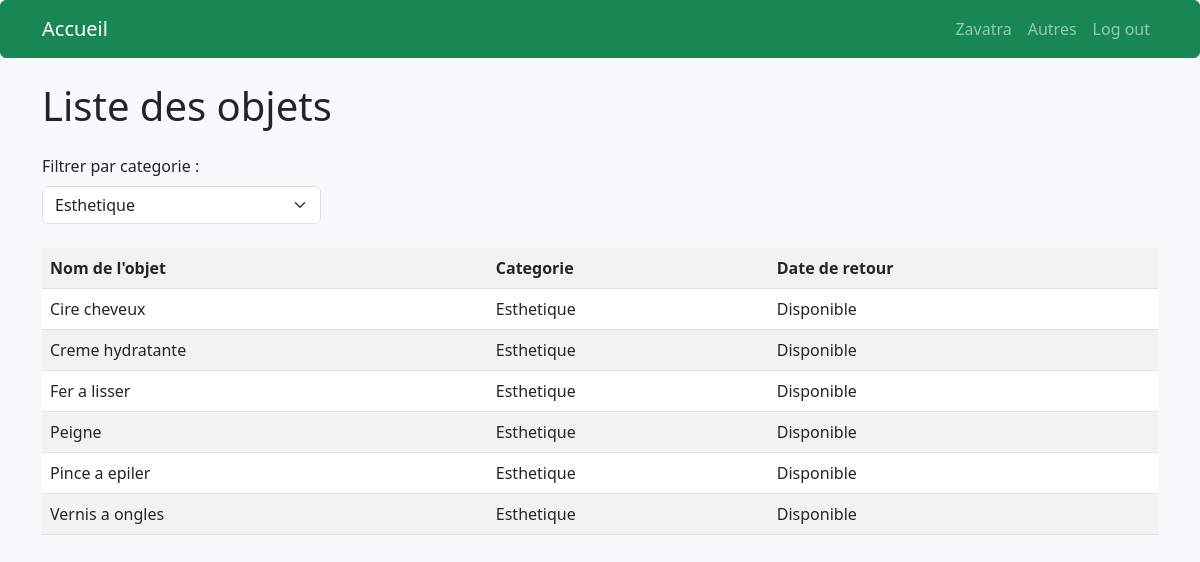
The page /pages/objet.php?categorie=1 on the database its author committed.
### tables this page shows
Create table Emprunter_objet (
    id_objet int auto_increment primary key,
    nom_objet VARCHAR(150) ,
    id_categorie int ,
    id_membre int ,
    FOREIGN KEY (id_categorie) REFERENCES Emprunter_categorie(id_categorie),
    FOREIGN KEY (id_membre) REFERENCES Emprunter_membre(id_membre)
);

Create table Emprunter_categorie (
    id_categorie int auto_increment primary key,
    nom_categorie VARCHAR(100)
);

### inc/connection.php (called while the page is built, shortened)
<?php
function dbconnect()
{
    static $connect = null;
    if ($connect === null) {
        $connect = mysqli_connect('localhost', 'root', '', 'db_s2_ETU004013');
        mysqli_set_charset($connect, 'utf8mb4');
    }
    return $connect;
}
?>

### inc/functions.php (called while the page is built, shortened)
<?php
require('connection.php');
function getAllCategories() {
    return mysqli_query(dbconnect(), "SELECT * FROM Emprunter_categorie
    ORDER BY nom_categorie");
}
function getAllObjets($id_categorie = 0) {
    $sql = "SELECT o.id_objet, o.nom_objet, c.nom_categorie, e.date_emprunt, e.date_retour
    FROM Emprunter_objet o JOIN Emprunter_categorie c ON o.id_categorie = c.id_categorie
    LEFT JOIN Emprunter_emprunt e ON o.id_objet = e.id_objet AND e.date_retour IS NULL";
    if ($id_categorie > 0) {
        $id_categorie = (int)$id_categorie;
        $sql .= " WHERE o.id_categorie = $id_categorie";
    }
    $sql .= " ORDER BY o.nom_objet";
    return mysqli_query(dbconnect(), $sql);
}
?>

### pages/objet.php (the view, shortened to what this page needs)
<?php
require('../inc/functions.php');
$categories = getAllCategories();
$id_categorie = (int)($_GET['categorie'] ?? 0);
$objets = getAllObjets($id_categorie);
?>
<!DOCTYPE html>
<html lang="fr">
<head>
<link href="https://cdn.jsdelivr.net/npm/bootstrap@5.3.0/dist/css/bootstrap.min.css" rel="stylesheet" />
</head>
<body class="bg-light">
<header>
    <nav class="navbar navbar-expand-lg navbar-dark btn btn-success">
        <div class="container">
            <a href="objet.php" class="navbar-brand">Accueil</a>
        <div class="collapse navbar-collapse" id="mainNavbar">
            <ul class="navbar-nav ms-auto">
                <li class="nav-item">
                    <a href="#" class="nav-link">Zavatra</a>
                </li>
                <li class="nav-item">
                    <a href="#" class="nav-link">Autres</a>
                </li>
                <li>
                    <form action="logout.php" method="post">
                        <button type="submit" name="logout" class="nav-link">Log out</button>
                    </form>
                </li>
            </ul>
        </div>
        </div>
    </nav>
</header>
<main>
<div class="container py-4">
    <h1 class="mb-4">Liste des objets</h1>
    <form method="get" class="mb-4 w-25">
        <label for="categorie" class="form-label">Filtrer par categorie :</label>
        <select name="categorie" id="categorie" class="form-select" onchange="this.form.submit()">
            <?php foreach ($categories as $cat) { ?>
                <option value="<?php echo $cat['id_categorie']; ?>" <?= $id_categorie === (int)$cat['id_categorie'] ? 'selected' : '' ?>>
                    <?php echo $cat['nom_categorie']; ?>
                </option>
            <?php } ?>
        </select>
    </form>
    <table class="table table-striped">
        <tr>
            <th>Nom de l'objet</th>
            <th>Categorie</th>
            <th>Date de retour</th>
        </tr>
        <?php if (mysqli_num_rows($objets) > 0){  ?>
            <?php while ($objet = mysqli_fetch_assoc($objets)) {  ?>
                <tr>
                    <td><?php echo $objet['nom_objet']; ?></td>
                    <td><?php echo $objet['nom_categorie']; ?></td>
                    <td>
                        <?php echo $objet['date_retour'] ? $objet['date_retour'] : 'Disponible' ?>
                    </td>
                </tr>
            <?php } ?>
        <?php } else {  ?>
            <tr>
                <td colspan="3" class="text-center">Aucun objet trouve.</td>
            </tr>
        <?php } ?>
    </table>
</div>
</main>
</body>
</html>

### rows shown on the page
emprunter_objet: nom_objet "Cire cheveux", id_categorie.nom_categorie "Esthetique"
emprunter_objet: nom_objet "Creme hydratante", id_categorie.nom_categorie "Esthetique"
emprunter_objet: nom_objet "Fer a lisser", id_categorie.nom_categorie "Esthetique"
emprunter_objet: nom_objet "Peigne", id_categorie.nom_categorie "Esthetique"
emprunter_objet: nom_objet "Pince a epiler", id_categorie.nom_categorie "Esthetique"
emprunter_objet: nom_objet "Vernis a ongles", id_categorie.nom_categorie "Esthetique"

### other values the page prints
form field categorie "Esthetique"
